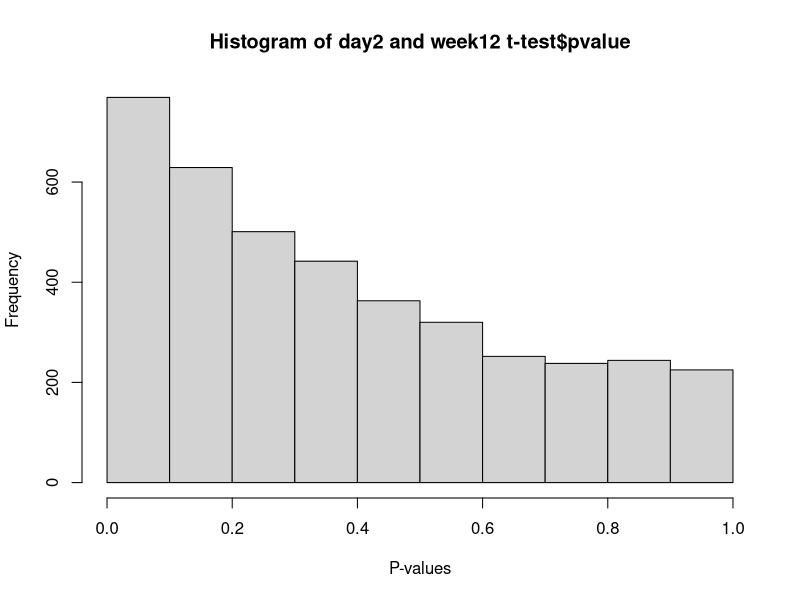
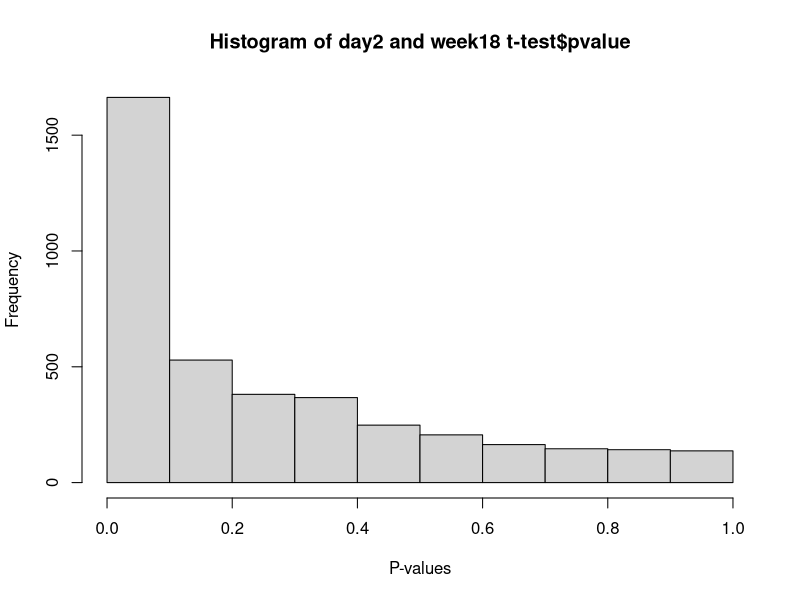
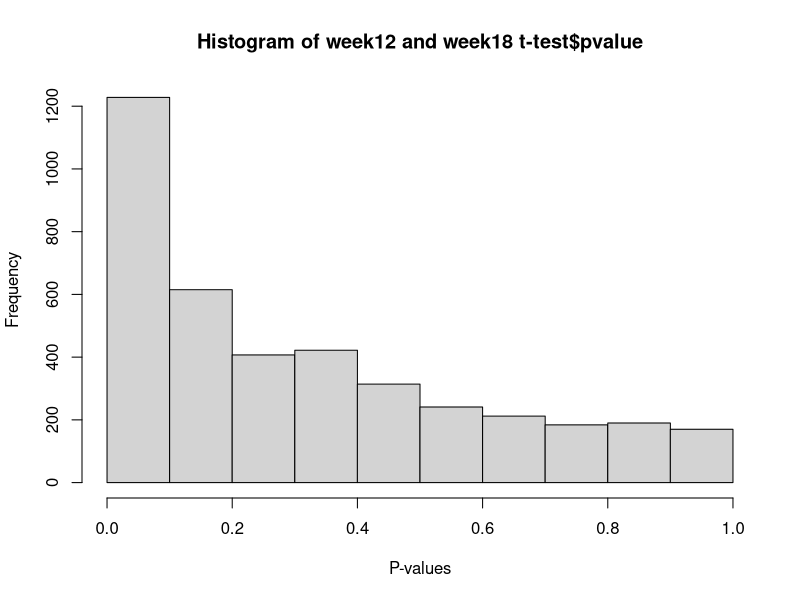

The R source for these figures, in order:
## ---- chunk 1
#set the working directory to the file location
setwd("C:/Users/mpate131/Desktop/AdvStats")

#set the variable of the zip file
zipFile<- "C:/Users/mpate131/Desktop/AdvStats/longitdunalRNASeqData.zip"

outDir<-"C:/Users/mpate131/Desktop/AdvStats" # Define the folder where the zip file should be unzipped to 

unzip(zipFile,exdir=outDir)  # unzip the file 

## ---- chunk 2
#read the table
myTable<-read.table("nc101_scaff_dataCounts.txt",sep="\t",header=TRUE,row.names=1)
head(myTable) #viewing the data using head function
## ---- chunk 3

# remove rare genes
myTable <- myTable[ apply( myTable,1, median)> 5,]

myTNorm <- myTable
#For loop each column
for ( i in 1:ncol(myTable))
{
	colSum = sum(myTable[,i]) # all rows and each column and summing all the column
	myTNorm[,i] =myTNorm[,i]/colSum # normalizing the data and saving it in the empty variable myTNorm.

}
head(myTNorm)
## ---- chunk 4
#here, mean of day2 , week12, week18 is taken for those columns for each gene
#then do t-test for mean of “day 2” vs. “week 12”, “day 2” vs. “week 18” and “week 12” vs. “week 18”

#t-test
#stored all the p values for each gene into a variable
d2w12_pval <- apply(myTNorm,1,function(x){t.test(x[1:3],x[4:6])$p.value}) #“day 2” vs. “week 12”
d2w18_pval <- apply(myTNorm,1,function(x){t.test(x[1:3],x[7:11])$p.value}) #“day 2” vs. “week 18”
w12w18_pval <- apply(myTNorm,1,function(x){t.test(x[4:6],x[7:11])$p.value})#“week 12” vs. “week 18”
## ---- chunk 5
#for d2w12:
uncorrected_d2w12 <- sum(d2w12_pval <= 0.05)
print(paste("The uncorrected p-values <0.05 for d2w12 is:",uncorrected_d2w12))
#for d2w18:
uncorrected_d2w18 <- sum(d2w18_pval <= 0.05)
print(paste("The uncorrected p-values <0.05 for d2w18 is:",uncorrected_d2w18))
#for w12w18:
uncorrected_w12w18 <- sum(w12w18_pval <= 0.05)
print(paste("The uncorrected p-values <0.05 for w12w18 is:",uncorrected_w12w18))
## ---- chunk 6
# using the p.adjust function we can find the p values of BH FDR corrected
# taking the method
#for d2w12:
d2w12_BH <- p.adjust(d2w12_pval, method="BH") 
d2w12_BHpval <- sum(d2w12_BH<0.05)
print(paste("The p-values <0.05 BH FDR corrected for d2w12 is:", d2w12_BHpval))
#for d2w18:
d2w18_BH <- p.adjust(d2w18_pval, method="BH")
d2w18_BHpval <- sum(d2w18_BH<0.05)
print(paste("The p-values <0.05 BH FDR corrected for d2w18 is:", d2w18_BHpval))
#for w12w18:
w12w18_BH <- p.adjust(w12w18_pval, method="BH")
w12w18_BHpval <- sum(w12w18_BH<0.05)
print(paste("The p-values <0.05 BH FDR corrected for w12w18 is:", w12w18_BHpval))
## ---- chunk 7

# using the p.adjust function we can find the p values of bonferroni corrected
# taking the method
#for d2w12:
d2w12_bon <- p.adjust(d2w12_pval,method="bonferroni")
d2w12_bonpval <- sum(d2w12_bon < 0.05)
print(paste("The p-values <0.05 Bonferroni corrected for d2w12 is:", d2w12_bonpval))
#for d2w18:
d2w18_bon <- p.adjust(d2w18_pval, method="bonferroni")
d2w18_bonpval <- sum(d2w18_bon<0.05)
print(paste("The p-values <0.05 Bonferroni corrected for d2w18 is:", d2w18_bonpval))
#for w12w18:
w12w18_bon <- p.adjust(w12w18_pval, method="bonferroni")
w12w18_bonpval <- sum(w12w18_bon<0.05)
print(paste("The p-values <0.05 Bonferroni corrected for w12w18 is:", w12w18_bonpval))

## ---- chunk 8
#generated the data frame of the table which we have to use
df <- data.frame("sample" = c("day2.Vs.week12","day2.Vs.week18","week12.Vs.week18"),
"No. genes significant at p <0.05 uncorrected" = c(uncorrected_d2w12,uncorrected_d2w18,uncorrected_w12w18), 
"No. genes significant at p <0.05 BH FDR " = c(d2w12_BHpval,d2w18_BHpval,w12w18_BHpval),
"No. genes significant at p <0.05 Bonferroni" = c(d2w12_bonpval, d2w18_bonpval, w12w18_bonpval))
knitr::kable(df) #this prints the table of the dataframe
## ---- chunk 9
#histogram of d2w12:
hist(d2w12_pval, xlab = "P-values", main="Histogram of day2 and week12 t-test$pvalue")
## ---- chunk 10
#histogram of d2w18:

hist(d2w18_pval, xlab = "P-values", main="Histogram of day2 and week18 t-test$pvalue")
## ---- chunk 11
#histogram of w12w18:

hist(w12w18_pval, xlab = "P-values", main="Histogram of week12 and week18 t-test$pvalue")
